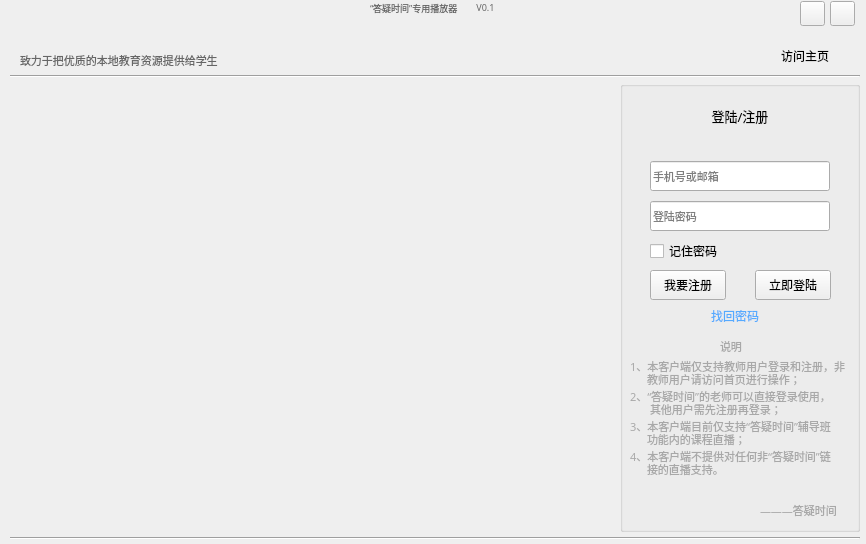
<?xml version="1.0" encoding="UTF-8"?>
<ui version="4.0">
 <class>LoginWindowClass</class>
 <widget class="QMainWindow" name="LoginWindowClass">
  <property name="geometry">
   <rect>
    <x>0</x>
    <y>0</y>
    <width>866</width>
    <height>544</height>
   </rect>
  </property>
  <property name="baseSize">
   <size>
    <width>1</width>
    <height>1</height>
   </size>
  </property>
  <property name="windowTitle">
   <string>LoginWindow</string>
  </property>
  <widget class="QWidget" name="centralWidget">
   <widget class="QLabel" name="label">
    <property name="geometry">
     <rect>
      <x>20</x>
      <y>50</y>
      <width>221</width>
      <height>21</height>
     </rect>
    </property>
    <property name="font">
     <font>
      <family>微软雅黑</family>
      <pointsize>8</pointsize>
     </font>
    </property>
    <property name="text">
     <string>&lt;html&gt;&lt;head/&gt;&lt;body&gt;&lt;p&gt;&lt;span style=&quot; color:#666666;&quot;&gt;致力于把优质的本地教育资源提供给学生&lt;/span&gt;&lt;/p&gt;&lt;/body&gt;&lt;/html&gt;</string>
    </property>
   </widget>
   <widget class="QLabel" name="label_2">
    <property name="geometry">
     <rect>
      <x>370</x>
      <y>0</y>
      <width>111</width>
      <height>16</height>
     </rect>
    </property>
    <property name="font">
     <font>
      <family>微软雅黑</family>
      <pointsize>7</pointsize>
     </font>
    </property>
    <property name="text">
     <string>&lt;html&gt;&lt;head/&gt;&lt;body&gt;&lt;p&gt;&lt;span style=&quot; color:#666666;&quot;&gt;“答疑时间”专用播放器&lt;/span&gt;&lt;/p&gt;&lt;/body&gt;&lt;/html&gt;</string>
    </property>
   </widget>
   <widget class="QLabel" name="label_3">
    <property name="geometry">
     <rect>
      <x>470</x>
      <y>0</y>
      <width>31</width>
      <height>16</height>
     </rect>
    </property>
    <property name="font">
     <font>
      <family>微软雅黑</family>
      <pointsize>7</pointsize>
     </font>
    </property>
    <property name="text">
     <string>&lt;html&gt;&lt;head/&gt;&lt;body&gt;&lt;p&gt;&lt;span style=&quot; color:#666666;&quot;&gt;V0.1&lt;/span&gt;&lt;/p&gt;&lt;/body&gt;&lt;/html&gt;</string>
    </property>
    <property name="alignment">
     <set>Qt::AlignCenter</set>
    </property>
   </widget>
   <widget class="QPushButton" name="homepage_pushBtn">
    <property name="geometry">
     <rect>
      <x>770</x>
      <y>41</y>
      <width>70</width>
      <height>30</height>
     </rect>
    </property>
    <property name="font">
     <font>
      <family>微软雅黑</family>
      <pointsize>9</pointsize>
      <weight>50</weight>
      <bold>false</bold>
     </font>
    </property>
    <property name="cursor">
     <cursorShape>PointingHandCursor</cursorShape>
    </property>
    <property name="styleSheet">
     <string notr="true"/>
    </property>
    <property name="text">
     <string>访问主页</string>
    </property>
    <property name="flat">
     <bool>true</bool>
    </property>
   </widget>
   <widget class="Line" name="line">
    <property name="geometry">
     <rect>
      <x>10</x>
      <y>61</y>
      <width>850</width>
      <height>31</height>
     </rect>
    </property>
    <property name="orientation">
     <enum>Qt::Horizontal</enum>
    </property>
   </widget>
   <widget class="QLabel" name="label_5">
    <property name="geometry">
     <rect>
      <x>10</x>
      <y>81</y>
      <width>600</width>
      <height>450</height>
     </rect>
    </property>
    <property name="styleSheet">
     <string notr="true">background-image: url(:/LoginWindow/images/camera.png);</string>
    </property>
    <property name="text">
     <string>&lt;html&gt;&lt;head/&gt;&lt;body&gt;&lt;p&gt;&lt;img src=&quot;:/LoginWindow/images/camera.png&quot;/&gt;&lt;/p&gt;&lt;/body&gt;&lt;/html&gt;</string>
    </property>
   </widget>
   <widget class="QGroupBox" name="groupBox">
    <property name="geometry">
     <rect>
      <x>620</x>
      <y>81</y>
      <width>240</width>
      <height>451</height>
     </rect>
    </property>
    <property name="title">
     <string/>
    </property>
    <widget class="QLineEdit" name="UserPass_Edit">
     <property name="geometry">
      <rect>
       <x>30</x>
       <y>120</y>
       <width>180</width>
       <height>30</height>
      </rect>
     </property>
     <property name="font">
      <font>
       <family>微软雅黑</family>
       <pointsize>8</pointsize>
      </font>
     </property>
     <property name="focusPolicy">
      <enum>Qt::StrongFocus</enum>
     </property>
     <property name="echoMode">
      <enum>QLineEdit::Password</enum>
     </property>
     <property name="placeholderText">
      <string>登陆密码</string>
     </property>
    </widget>
    <widget class="QPushButton" name="findPassword_pushBtn">
     <property name="geometry">
      <rect>
       <x>60</x>
       <y>220</y>
       <width>110</width>
       <height>30</height>
      </rect>
     </property>
     <property name="font">
      <font>
       <family>微软雅黑</family>
       <pointsize>9</pointsize>
      </font>
     </property>
     <property name="cursor">
      <cursorShape>PointingHandCursor</cursorShape>
     </property>
     <property name="styleSheet">
      <string notr="true">color:rgb(85, 170, 255)</string>
     </property>
     <property name="text">
      <string>找回密码</string>
     </property>
     <property name="flat">
      <bool>true</bool>
     </property>
    </widget>
    <widget class="QLabel" name="ErrorTip_Label">
     <property name="geometry">
      <rect>
       <x>30</x>
       <y>55</y>
       <width>181</width>
       <height>21</height>
      </rect>
     </property>
     <property name="styleSheet">
      <string notr="true">color: rgb(255, 0, 0);</string>
     </property>
     <property name="text">
      <string>&lt;html&gt;&lt;head/&gt;&lt;body&gt;&lt;p&gt;&lt;br/&gt;&lt;/p&gt;&lt;/body&gt;&lt;/html&gt;</string>
     </property>
     <property name="alignment">
      <set>Qt::AlignCenter</set>
     </property>
    </widget>
    <widget class="QLabel" name="label_8">
     <property name="geometry">
      <rect>
       <x>36</x>
       <y>125</y>
       <width>20</width>
       <height>20</height>
      </rect>
     </property>
     <property name="styleSheet">
      <string notr="true">border-image: url(:/LoginWindow/images/userpass.png);</string>
     </property>
     <property name="text">
      <string/>
     </property>
    </widget>
    <widget class="QLabel" name="label_9">
     <property name="geometry">
      <rect>
       <x>10</x>
       <y>270</y>
       <width>221</width>
       <height>31</height>
      </rect>
     </property>
     <property name="font">
      <font>
       <family>微软雅黑</family>
       <pointsize>8</pointsize>
      </font>
     </property>
     <property name="lineWidth">
      <number>1</number>
     </property>
     <property name="text">
      <string>&lt;html&gt;&lt;head/&gt;&lt;body&gt;&lt;p&gt;&lt;span style=&quot; color:#a8a8a8;&quot;&gt;1、本客户端仅支持教师用户登录和注册，非&lt;/span&gt;&lt;/p&gt;&lt;/body&gt;&lt;/html&gt;</string>
     </property>
     <property name="wordWrap">
      <bool>true</bool>
     </property>
    </widget>
    <widget class="QLabel" name="label_10">
     <property name="geometry">
      <rect>
       <x>10</x>
       <y>300</y>
       <width>221</width>
       <height>31</height>
      </rect>
     </property>
     <property name="font">
      <font>
       <family>微软雅黑</family>
       <pointsize>8</pointsize>
      </font>
     </property>
     <property name="lineWidth">
      <number>1</number>
     </property>
     <property name="text">
      <string>&lt;html&gt;&lt;head/&gt;&lt;body&gt;&lt;p&gt;&lt;span style=&quot; color:#a8a8a8;&quot;&gt;2、“答疑时间”的老师可以直接登录使用，&lt;/span&gt;&lt;/p&gt;&lt;/body&gt;&lt;/html&gt;</string>
     </property>
     <property name="wordWrap">
      <bool>true</bool>
     </property>
    </widget>
    <widget class="QLabel" name="label_11">
     <property name="geometry">
      <rect>
       <x>10</x>
       <y>330</y>
       <width>221</width>
       <height>31</height>
      </rect>
     </property>
     <property name="font">
      <font>
       <family>微软雅黑</family>
       <pointsize>8</pointsize>
      </font>
     </property>
     <property name="lineWidth">
      <number>1</number>
     </property>
     <property name="text">
      <string>&lt;html&gt;&lt;head/&gt;&lt;body&gt;&lt;p&gt;&lt;span style=&quot; color:#a8a8a8;&quot;&gt;3、本客户端目前仅支持“答疑时间”辅导班&lt;/span&gt;&lt;/p&gt;&lt;/body&gt;&lt;/html&gt;</string>
     </property>
     <property name="wordWrap">
      <bool>true</bool>
     </property>
    </widget>
    <widget class="QLabel" name="label_12">
     <property name="geometry">
      <rect>
       <x>10</x>
       <y>360</y>
       <width>221</width>
       <height>31</height>
      </rect>
     </property>
     <property name="font">
      <font>
       <family>微软雅黑</family>
       <pointsize>8</pointsize>
      </font>
     </property>
     <property name="lineWidth">
      <number>1</number>
     </property>
     <property name="text">
      <string>&lt;html&gt;&lt;head/&gt;&lt;body&gt;&lt;p&gt;&lt;span style=&quot; color:#a8a8a8;&quot;&gt;4、本客户端不提供对任何非“答疑时间”链&lt;/span&gt;&lt;/p&gt;&lt;/body&gt;&lt;/html&gt;</string>
     </property>
     <property name="wordWrap">
      <bool>true</bool>
     </property>
    </widget>
    <widget class="QLabel" name="label_13">
     <property name="geometry">
      <rect>
       <x>27</x>
       <y>283</y>
       <width>221</width>
       <height>31</height>
      </rect>
     </property>
     <property name="font">
      <font>
       <family>微软雅黑</family>
       <pointsize>8</pointsize>
      </font>
     </property>
     <property name="lineWidth">
      <number>1</number>
     </property>
     <property name="text">
      <string>&lt;html&gt;&lt;head/&gt;&lt;body&gt;&lt;p&gt;&lt;span style=&quot; color:#a8a8a8;&quot;&gt;教师用户请访问首页进行操作；&lt;/span&gt;&lt;/p&gt;&lt;/body&gt;&lt;/html&gt;</string>
     </property>
     <property name="wordWrap">
      <bool>true</bool>
     </property>
    </widget>
    <widget class="QLabel" name="label_14">
     <property name="geometry">
      <rect>
       <x>30</x>
       <y>313</y>
       <width>221</width>
       <height>31</height>
      </rect>
     </property>
     <property name="font">
      <font>
       <family>微软雅黑</family>
       <pointsize>8</pointsize>
      </font>
     </property>
     <property name="lineWidth">
      <number>1</number>
     </property>
     <property name="text">
      <string>&lt;html&gt;&lt;head/&gt;&lt;body&gt;&lt;p&gt;&lt;span style=&quot; color:#a8a8a8;&quot;&gt;其他用户需先注册再登录；&lt;/span&gt;&lt;/p&gt;&lt;/body&gt;&lt;/html&gt;</string>
     </property>
     <property name="wordWrap">
      <bool>true</bool>
     </property>
    </widget>
    <widget class="QLabel" name="label_15">
     <property name="geometry">
      <rect>
       <x>27</x>
       <y>343</y>
       <width>221</width>
       <height>31</height>
      </rect>
     </property>
     <property name="font">
      <font>
       <family>微软雅黑</family>
       <pointsize>8</pointsize>
      </font>
     </property>
     <property name="lineWidth">
      <number>1</number>
     </property>
     <property name="text">
      <string>&lt;html&gt;&lt;head/&gt;&lt;body&gt;&lt;p&gt;&lt;span style=&quot; color:#a8a8a8;&quot;&gt;功能内的课程直播；&lt;/span&gt;&lt;/p&gt;&lt;/body&gt;&lt;/html&gt;</string>
     </property>
     <property name="wordWrap">
      <bool>true</bool>
     </property>
    </widget>
    <widget class="QLabel" name="label_16">
     <property name="geometry">
      <rect>
       <x>27</x>
       <y>373</y>
       <width>221</width>
       <height>31</height>
      </rect>
     </property>
     <property name="font">
      <font>
       <family>微软雅黑</family>
       <pointsize>8</pointsize>
      </font>
     </property>
     <property name="lineWidth">
      <number>1</number>
     </property>
     <property name="text">
      <string>&lt;html&gt;&lt;head/&gt;&lt;body&gt;&lt;p&gt;&lt;span style=&quot; color:#a8a8a8;&quot;&gt;接的直播支持。&lt;/span&gt;&lt;/p&gt;&lt;/body&gt;&lt;/html&gt;</string>
     </property>
     <property name="wordWrap">
      <bool>true</bool>
     </property>
    </widget>
    <widget class="QLabel" name="label_17">
     <property name="geometry">
      <rect>
       <x>100</x>
       <y>250</y>
       <width>31</width>
       <height>31</height>
      </rect>
     </property>
     <property name="font">
      <font>
       <family>微软雅黑</family>
       <pointsize>8</pointsize>
      </font>
     </property>
     <property name="lineWidth">
      <number>1</number>
     </property>
     <property name="text">
      <string>&lt;html&gt;&lt;head/&gt;&lt;body&gt;&lt;p&gt;&lt;span style=&quot; color:#a8a8a8;&quot;&gt;说明&lt;/span&gt;&lt;/p&gt;&lt;/body&gt;&lt;/html&gt;</string>
     </property>
     <property name="wordWrap">
      <bool>true</bool>
     </property>
    </widget>
    <widget class="QLabel" name="label_18">
     <property name="geometry">
      <rect>
       <x>140</x>
       <y>420</y>
       <width>81</width>
       <height>20</height>
      </rect>
     </property>
     <property name="font">
      <font>
       <family>微软雅黑</family>
       <pointsize>8</pointsize>
      </font>
     </property>
     <property name="text">
      <string>&lt;html&gt;&lt;head/&gt;&lt;body&gt;&lt;p&gt;&lt;span style=&quot; color:#a8a8a8;&quot;&gt;———答疑时间&lt;/span&gt;&lt;/p&gt;&lt;/body&gt;&lt;/html&gt;</string>
     </property>
    </widget>
    <widget class="QCheckBox" name="remember_checkBox">
     <property name="geometry">
      <rect>
       <x>30</x>
       <y>160</y>
       <width>71</width>
       <height>20</height>
      </rect>
     </property>
     <property name="text">
      <string>记住密码</string>
     </property>
    </widget>
   </widget>
   <widget class="QPushButton" name="login_pushBtn">
    <property name="geometry">
     <rect>
      <x>755</x>
      <y>270</y>
      <width>76</width>
      <height>30</height>
     </rect>
    </property>
    <property name="font">
     <font>
      <family>微软雅黑</family>
      <pointsize>9</pointsize>
     </font>
    </property>
    <property name="cursor">
     <cursorShape>PointingHandCursor</cursorShape>
    </property>
    <property name="focusPolicy">
     <enum>Qt::StrongFocus</enum>
    </property>
    <property name="text">
     <string>立即登陆</string>
    </property>
   </widget>
   <widget class="QLabel" name="label_6">
    <property name="geometry">
     <rect>
      <x>700</x>
      <y>101</y>
      <width>80</width>
      <height>30</height>
     </rect>
    </property>
    <property name="font">
     <font>
      <family>微软雅黑</family>
      <pointsize>10</pointsize>
     </font>
    </property>
    <property name="text">
     <string>登陆/注册</string>
    </property>
    <property name="alignment">
     <set>Qt::AlignCenter</set>
    </property>
   </widget>
   <widget class="QLineEdit" name="UserName_Edit">
    <property name="geometry">
     <rect>
      <x>650</x>
      <y>161</y>
      <width>180</width>
      <height>30</height>
     </rect>
    </property>
    <property name="baseSize">
     <size>
      <width>50</width>
      <height>0</height>
     </size>
    </property>
    <property name="font">
     <font>
      <family>微软雅黑</family>
      <pointsize>8</pointsize>
     </font>
    </property>
    <property name="focusPolicy">
     <enum>Qt::StrongFocus</enum>
    </property>
    <property name="echoMode">
     <enum>QLineEdit::Normal</enum>
    </property>
    <property name="placeholderText">
     <string>手机号或邮箱</string>
    </property>
   </widget>
   <widget class="QPushButton" name="register_pushBtn">
    <property name="geometry">
     <rect>
      <x>650</x>
      <y>270</y>
      <width>76</width>
      <height>30</height>
     </rect>
    </property>
    <property name="font">
     <font>
      <family>微软雅黑</family>
      <pointsize>9</pointsize>
     </font>
    </property>
    <property name="cursor">
     <cursorShape>PointingHandCursor</cursorShape>
    </property>
    <property name="text">
     <string>我要注册</string>
    </property>
   </widget>
   <widget class="MToolButton" name="min_pushBtn">
    <property name="geometry">
     <rect>
      <x>800</x>
      <y>1</y>
      <width>25</width>
      <height>25</height>
     </rect>
    </property>
    <property name="cursor">
     <cursorShape>PointingHandCursor</cursorShape>
    </property>
    <property name="text">
     <string/>
    </property>
   </widget>
   <widget class="MToolButton" name="close_pushBtn">
    <property name="geometry">
     <rect>
      <x>830</x>
      <y>1</y>
      <width>25</width>
      <height>25</height>
     </rect>
    </property>
    <property name="cursor">
     <cursorShape>PointingHandCursor</cursorShape>
    </property>
    <property name="text">
     <string/>
    </property>
   </widget>
   <widget class="QLabel" name="label_4">
    <property name="geometry">
     <rect>
      <x>13</x>
      <y>-10</y>
      <width>191</width>
      <height>81</height>
     </rect>
    </property>
    <property name="styleSheet">
     <string notr="true">border-image: url(:/LoginWindow/images/logoTime.png);</string>
    </property>
    <property name="text">
     <string/>
    </property>
   </widget>
   <widget class="Line" name="line_2">
    <property name="geometry">
     <rect>
      <x>10</x>
      <y>530</y>
      <width>850</width>
      <height>16</height>
     </rect>
    </property>
    <property name="orientation">
     <enum>Qt::Horizontal</enum>
    </property>
   </widget>
   <widget class="QLabel" name="label_7">
    <property name="geometry">
     <rect>
      <x>656</x>
      <y>165</y>
      <width>20</width>
      <height>20</height>
     </rect>
    </property>
    <property name="styleSheet">
     <string notr="true">border-image: url(:/LoginWindow/images/username.png);</string>
    </property>
    <property name="text">
     <string/>
    </property>
   </widget>
   <widget class="QLabel" name="label_19">
    <property name="geometry">
     <rect>
      <x>760</x>
      <y>46</y>
      <width>20</width>
      <height>20</height>
     </rect>
    </property>
    <property name="styleSheet">
     <string notr="true">border-image: url(:/LoginWindow/images/homepage.png);</string>
    </property>
    <property name="text">
     <string/>
    </property>
   </widget>
  </widget>
 </widget>
 <layoutdefault spacing="6" margin="11"/>
 <customwidgets>
  <customwidget>
   <class>MToolButton</class>
   <extends>QToolButton</extends>
   <header>mtoolbutton.h</header>
  </customwidget>
 </customwidgets>
 <resources>
  <include location="loginwindow.qrc"/>
 </resources>
 <connections/>
</ui>
